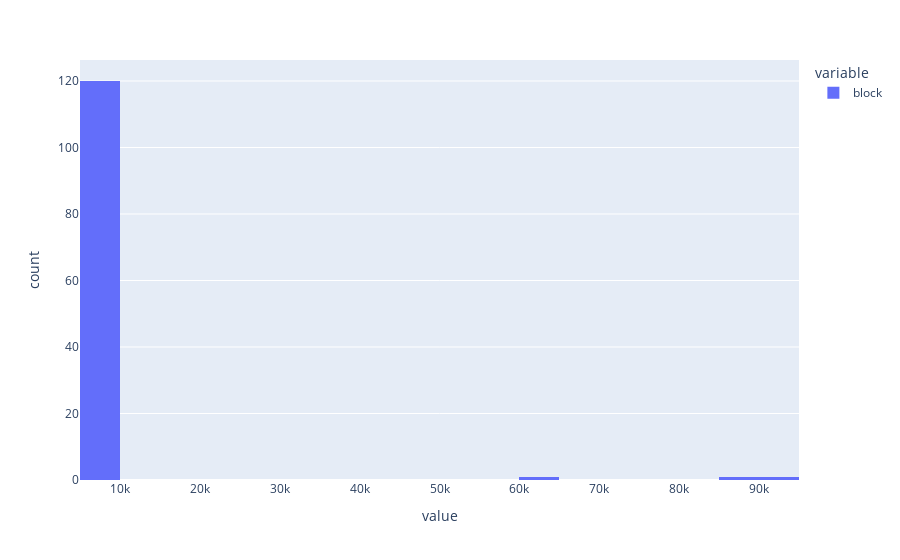

Source (notebook cell):
### Code cell
import plotly.express as px
added_when_apr_over_med = stETH_ETH_apr_df.loc[stETH_ETH_apr_df['rolling_cur_naive_apr'] > stETH_ETH_apr_df['rolling_cur_naive_apr'].median()]
px.histogram(added_when_apr_over_med['block'].diff())

### Figure 1 — Plotly figure (JSON) as saved in the notebook; plotly's stock layout.template omitted (floating-point values rounded to 4 significant figures)
{"data": [{"alignmentgroup": "True", "bingroup": "x", "hovertemplate": "variable=block<br>value=%{x}<br>count=%{y}<extra></extra>", "legendgroup": "block", "marker": {"color": "#636efa", "pattern": {"shape": ""}}, "name": "block", "offsetgroup": "block", "orientation": "v", "showlegend": true, "type": "histogram", "x": [null, 7157, 7154, 7168, 7154, 7165, 7165, 7166, 7163, 7120, 7152, 7166, 7162, 7152, 7150, 64438, 7165, 7146, 7161, 7151, 7168, 7172, 7167, 7151, 7150, 7159, 7159, 7165, 7163, 7163, 7150, 7137, 7166, 7156, 7159, 7159, 7175, 7152, 7151, 7163, 7167, 7163, 7154, 7144, 7170, 7075, 7161, 7152, 7165, 7160, 7156, 7151, 7163, 7156, 7160, 7163, 7162, 7164, 7168, 7163, 7178, 7180, 7166, 7168, 7162, 7156, 7173, 7161, 7166, 7166, 7172, 7171, 7168, 7170, 7153, 7160, 7163, 7165, 7167, 7166, 7155, 7156, 7162, 7170, 7146, 7160, 7171, 7165, 7160, 7168, 7163, 7160, 7165, 7166, 7158, 7166, 7153, 7169, 7159, 7168, 7163, 7159, 7141, 7153, 7156, 7166, 7167, 85749, 7117, 7129, 7115, 7096, 7118, 7085, 7112, 7119, 7133, 7109, 92420, 7118, 7101, 7119, 7116, 7121], "xaxis": "x", "yaxis": "y"}], "layout": {"barmode": "relative", "legend": {"title": {"text": "variable"}, "tracegroupgap": 0}, "margin": {"t": 60}, "xaxis": {"anchor": "y", "domain": [0, 1], "title": {"text": "value"}}, "yaxis": {"anchor": "x", "domain": [0, 1], "title": {"text": "count"}}}}
